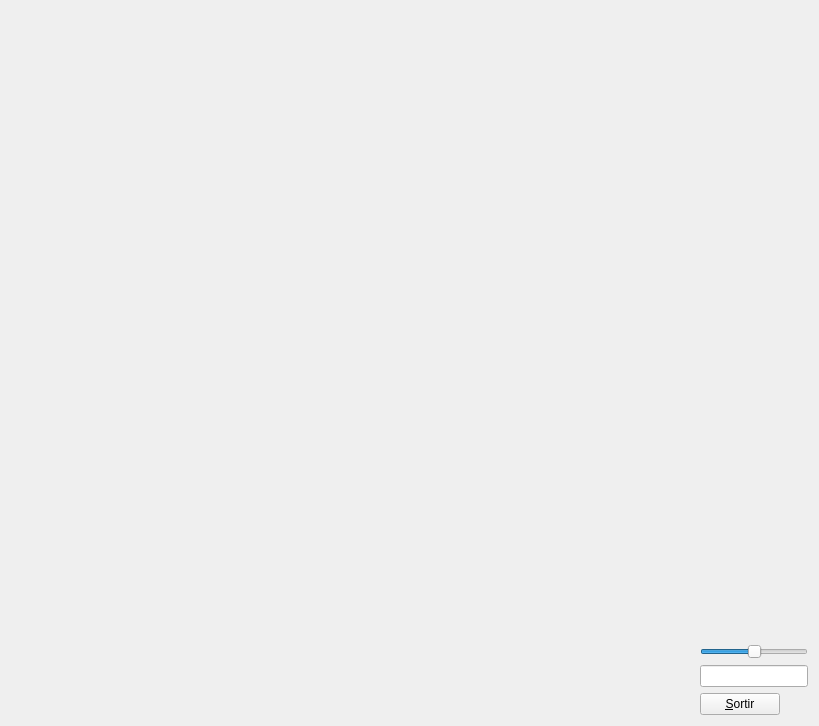
<?xml version="1.0" encoding="UTF-8"?>
<ui version="4.0">
 <class>MyForm</class>
 <widget class="QWidget" name="MyForm">
  <property name="geometry">
   <rect>
    <x>0</x>
    <y>0</y>
    <width>819</width>
    <height>726</height>
   </rect>
  </property>
  <property name="windowTitle">
   <string>Form</string>
  </property>
  <layout class="QHBoxLayout" name="horizontalLayout">
   <item>
    <widget class="MyGLWidget" name="widget" native="true">
     <property name="sizePolicy">
      <sizepolicy hsizetype="Expanding" vsizetype="Expanding">
       <horstretch>0</horstretch>
       <verstretch>0</verstretch>
      </sizepolicy>
     </property>
    </widget>
   </item>
   <item>
    <layout class="QVBoxLayout" name="verticalLayout">
     <item>
      <spacer name="verticalSpacer">
       <property name="orientation">
        <enum>Qt::Vertical</enum>
       </property>
       <property name="sizeHint" stdset="0">
        <size>
         <width>20</width>
         <height>40</height>
        </size>
       </property>
      </spacer>
     </item>
     <item>
      <widget class="QSlider" name="horizontalSlider">
       <property name="sizePolicy">
        <sizepolicy hsizetype="Minimum" vsizetype="Fixed">
         <horstretch>0</horstretch>
         <verstretch>0</verstretch>
        </sizepolicy>
       </property>
       <property name="sliderPosition">
        <number>50</number>
       </property>
       <property name="orientation">
        <enum>Qt::Horizontal</enum>
       </property>
      </widget>
     </item>
     <item>
      <widget class="MyLineEdit" name="lineEdit">
       <property name="sizePolicy">
        <sizepolicy hsizetype="Minimum" vsizetype="Fixed">
         <horstretch>0</horstretch>
         <verstretch>0</verstretch>
        </sizepolicy>
       </property>
      </widget>
     </item>
     <item>
      <widget class="QPushButton" name="pushButton">
       <property name="sizePolicy">
        <sizepolicy hsizetype="Fixed" vsizetype="Fixed">
         <horstretch>0</horstretch>
         <verstretch>0</verstretch>
        </sizepolicy>
       </property>
       <property name="text">
        <string>&amp;Sortir</string>
       </property>
      </widget>
     </item>
    </layout>
   </item>
  </layout>
 </widget>
 <customwidgets>
  <customwidget>
   <class>MyGLWidget</class>
   <extends>QWidget</extends>
   <header>MyGLWidget.h</header>
   <container>1</container>
   <slots>
    <slot>loadModel(QString)</slot>
    <slot>getInt(int)</slot>
   </slots>
  </customwidget>
  <customwidget>
   <class>MyLineEdit</class>
   <extends>QLineEdit</extends>
   <header>MyLineEdit.h</header>
   <slots>
    <signal>enviaText(QString)</signal>
    <slot>tractaReturn()</slot>
   </slots>
  </customwidget>
 </customwidgets>
 <resources/>
 <connections>
  <connection>
   <sender>pushButton</sender>
   <signal>clicked()</signal>
   <receiver>MyForm</receiver>
   <slot>close()</slot>
   <hints>
    <hint type="sourcelabel">
     <x>747</x>
     <y>715</y>
    </hint>
    <hint type="destinationlabel">
     <x>839</x>
     <y>529</y>
    </hint>
   </hints>
  </connection>
  <connection>
   <sender>lineEdit</sender>
   <signal>returnPressed()</signal>
   <receiver>lineEdit</receiver>
   <slot>tractaReturn()</slot>
   <hints>
    <hint type="sourcelabel">
     <x>674</x>
     <y>665</y>
    </hint>
    <hint type="destinationlabel">
     <x>713</x>
     <y>665</y>
    </hint>
   </hints>
  </connection>
  <connection>
   <sender>lineEdit</sender>
   <signal>enviaText(QString)</signal>
   <receiver>widget</receiver>
   <slot>loadModel(QString)</slot>
   <hints>
    <hint type="sourcelabel">
     <x>769</x>
     <y>667</y>
    </hint>
    <hint type="destinationlabel">
     <x>505</x>
     <y>583</y>
    </hint>
   </hints>
  </connection>
  <connection>
   <sender>horizontalSlider</sender>
   <signal>valueChanged(int)</signal>
   <receiver>widget</receiver>
   <slot>getInt(int)</slot>
   <hints>
    <hint type="sourcelabel">
     <x>789</x>
     <y>632</y>
    </hint>
    <hint type="destinationlabel">
     <x>550</x>
     <y>454</y>
    </hint>
   </hints>
  </connection>
 </connections>
</ui>
